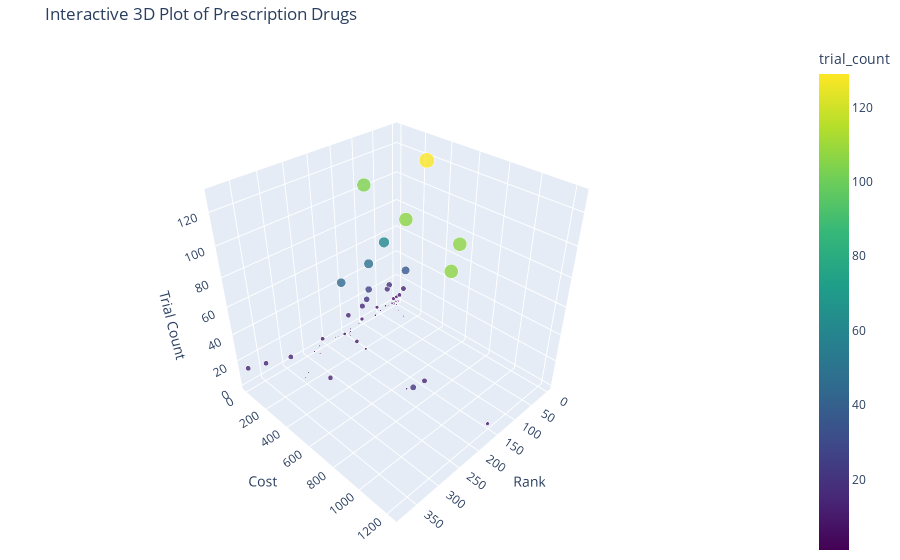

Notebook code for this chart:
### Code cell
# Create a 3D scatter plot with hover information
fig = px.scatter_3d(
    popular_prescription_most_trials_only, 
    x='rank', 
    y='cost', 
    z='trial_count',
    color='trial_count',
    size='trial_count',
    size_max=15,
    opacity=0.8,
    color_continuous_scale=px.colors.sequential.Viridis,
    title='Interactive 3D Plot of Prescription Drugs',
    hover_name='name',  # This makes the name appear prominently on hover
    hover_data=['rank', 'cost', 'trial_count']  # Additional data for hover
)

# Update layout for better appearance
fig.update_layout(
    scene=dict(
        xaxis_title='Rank',
        yaxis_title='Cost',
        zaxis_title='Trial Count',
    ),
    margin=dict(l=0, r=0, b=0, t=40),
    scene_camera=dict(
        eye=dict(x=1.5, y=1.5, z=1.5)
    )
)

# Customize hover template to control exactly what appears
fig.update_traces(
    hovertemplate='<b>%{hovertext}</b><br><br>' +
                  'Rank: %{x}<br>' +
                  'Cost: $%{y:.2f}<br>' +
                  'Trial Count: %{z}<br>' +
                  '<extra></extra>'  # This removes the trace name from the hover
)

# Show the plot
fig.show()

py.plot(fig, filename="trial_rank_cost", auto_open = True)
# If you want to save the interactive plot as an HTML file
# fig.write_html('interactive_3d_prescription_plot.html')

### Figure 1 — Plotly figure (JSON) as saved in the notebook; plotly's stock layout.template omitted (floating-point values rounded to 4 significant figures)
{"data": [{"hovertemplate": "<b>%{hovertext}</b><br><br>Rank: %{x}<br>Cost: $%{y:.2f}<br>Trial Count: %{z}<br><extra></extra>", "hovertext": ["Sodium Fluoride", "Methylphenidate", "Clindamycin", "Lisinopril", "Fluticasone", "Clobetasol", "Azelastine; Fluticasone", "Ketoconazole", "Atorvastatin", "Meloxicam", "Levocetirizine", "Hydrochlorothiazide; Olmesartan", "Nabumetone", "Ciprofloxacin", "Hydrochlorothiazide", "Ciprofloxacin; Dexamethasone", "Rosuvastatin", "Enalapril", "Montelukast", "Hydrochlorothiazide; Triamterene", "Hydrochlorothiazide; Lisinopril", "Aspirin", "Linaclotide", "Simvastatin", "Losartan", "Pantoprazole", "Hydrochlorothiazide; Losartan", "Oxcarbazepine", "Amlodipine; Benazepril", "Amlodipine", "Glimepiride", "Sacubitril; Valsartan", "Tamsulosin", "Valsartan", "Albuterol; Ipratropium", "Albuterol", "Omega-3-acid Ethyl Esters", "Adapalene; Benzoyl Peroxide", "Benzoyl Peroxide; Erythromycin", "Benzoyl Peroxide; Tretinoin", "Donepezil", "Benzoyl Peroxide; Clindamycin", "Metformin", "Metformin; Sitagliptin", "Carvedilol", "Valacyclovir", "Amoxicillin; Clavulanate", "Amoxicillin", "Mirabegron", "Naproxen", "Bupropion", "Ropinirole", "Sumatriptan", "Lamotrigine", "Paroxetine", "Fluticasone; Umeclidinium; Vilanterol", "Fluticasone; Vilanterol", "Umeclidinium; Vilanterol", "Fluticasone; Salmeterol"], "legendgroup": "", "marker": {"color": [1, 1, 1, 1, 1, 1, 1, 1, 1, 1, 1, 1, 1, 1, 1, 1, 1, 1, 1, 1, 1, 2, 2, 2, 2, 2, 2, 3, 5, 5, 6, 7, 7, 7, 9, 9, 9, 14, 14, 14, 14, 14, 15, 15, 17, 17, 19, 19, 21, 26, 37, 44, 49, 61, 104, 107, 107, 107, 129], "coloraxis": "coloraxis", "opacity": 0.8, "size": [1, 1, 1, 1, 1, 1, 1, 1, 1, 1, 1, 1, 1, 1, 1, 1, 1, 1, 1, 1, 1, 2, 2, 2, 2, 2, 2, 3, 5, 5, 6, 7, 7, 7, 9, 9, 9, 14, 14, 14, 14, 14, 15, 15, 17, 17, 19, 19, 21, 26, 37, 44, 49, 61, 104, 107, 107, 107, 129], "sizemode": "area", "sizeref": 0.5733, "symbol": "circle"}, "mode": "markers", "name": "", "scene": "scene", "showlegend": false, "type": "scatter3d", "x": [221, 32, 147, 3, 25, 156, 299, 175, 1, 29, 152, 235, 239, 181, 12, 286, 13, 141, 17, 116, 53, 36, 189, 19, 8, 16, 75, 167, 170, 5, 64, 165, 20, 117, 178, 7, 220, 292, 350, 381, 146, 307, 2, 182, 34, 113, 96, 26, 222, 89, 21, 163, 95, 58, 92, 144, 145, 211, 59], "y": [11.6, 168.7, 39.66, 10.54, 94.76, 72.33, 185.5, 26.85, 19, 9.05, 45.47, 71.22, 31.38, 16.45, 8.36, 163.1, 37.2, 18.6, 26.12, 12.44, 11.46, 4.8, 690.3, 14.31, 18.46, 26.23, 34.25, 260.9, 69.8, 10.29, 14.35, 1226.0, 30.95, 49.28, 218.9, 47.7, 45.79, 402.6, 36.78, 0, 23.69, 94.01, 70.33, 808, 16.45, 42.79, 26.51, 9.5, 841.4, 24.02, 147.4, 37.04, 52.13, 70.32, 19.1, 897.9, 532.2, 1030.0, 416.3], "z": [1, 1, 1, 1, 1, 1, 1, 1, 1, 1, 1, 1, 1, 1, 1, 1, 1, 1, 1, 1, 1, 2, 2, 2, 2, 2, 2, 3, 5, 5, 6, 7, 7, 7, 9, 9, 9, 14, 14, 14, 14, 14, 15, 15, 17, 17, 19, 19, 21, 26, 37, 44, 49, 61, 104, 107, 107, 107, 129]}], "layout": {"coloraxis": {"colorbar": {"title": {"text": "trial_count"}}, "colorscale": [[0, "#440154"], [0.1111, "#482878"], [0.2222, "#3e4989"], [0.3333, "#31688e"], [0.4444, "#26828e"], [0.5556, "#1f9e89"], [0.6667, "#35b779"], [0.7778, "#6ece58"], [0.8889, "#b5de2b"], [1, "#fde725"]]}, "legend": {"itemsizing": "constant", "tracegroupgap": 0}, "margin": {"b": 0, "l": 0, "r": 0, "t": 40}, "scene": {"camera": {"eye": {"x": 1.5, "y": 1.5, "z": 1.5}}, "domain": {"x": [0, 1], "y": [0, 1]}, "xaxis": {"title": {"text": "Rank"}}, "yaxis": {"title": {"text": "Cost"}}, "zaxis": {"title": {"text": "Trial Count"}}}, "title": {"text": "Interactive 3D Plot of Prescription Drugs"}}}
